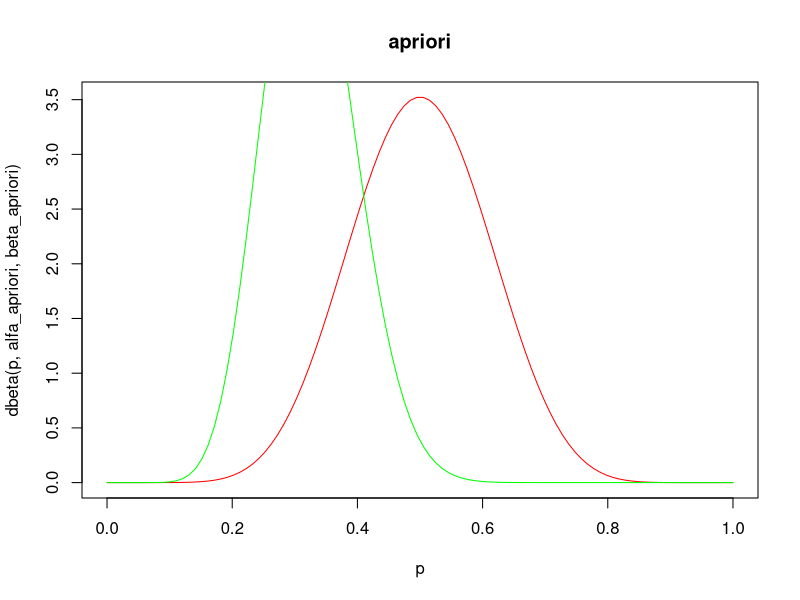
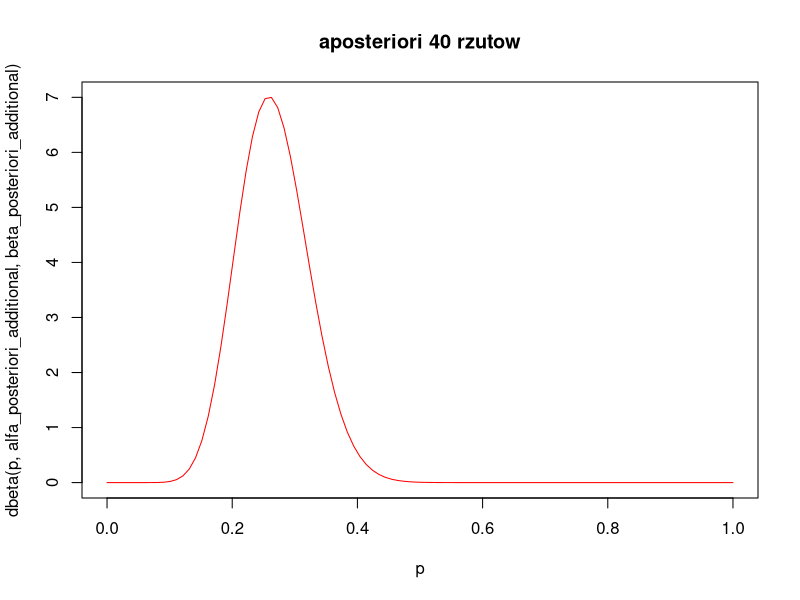

These charts were generated, in order, by the following R code:
alfa_apriori = 10
beta_apriori = 10

E_priori = alfa_apriori / (alfa_apriori + beta_apriori) # Wartosc oczekiwana dla rozkladu beta

p = seq(0,1, length=100)
plot(p, dbeta(p, alfa_apriori, beta_apriori), type ="l", col='red', main='apriori')


# 20 rzutów pinezki
n = 20
sim_throw = c(0,0,0,0,0,0,1,0,0,0,1,0,0,0,0,0,0,0,1,0)
sum(sim_throw)

alfa_posteriori = alfa_apriori + sum(sim_throw);
beta_posteriori = beta_apriori + n - sum(sim_throw)

# estymator:
E_posteriori = alfa_posteriori / (alfa_posteriori + beta_posteriori) 

lines(p, dbeta(p, alfa_posteriori, beta_posteriori), type ="l", col='green', main='aposteriori 20 rzutow')

# Dodatkowe 20 rzutów
n_additional = 20
additional_throws = c(0,0,0,1,0,0,0,0,0,0,0,1,0,0,0,0,0,0,1,0)

alfa_posteriori_additional = alfa_apriori + (sum(sim_throw) + sum(additional_throws));
beta_posteriori_additional = beta_apriori + (n + n_additional) - (sum(sim_throw) + sum(additional_throws))

# estymator:
E_posteriori_additional = alfa_posteriori_additional / (alfa_posteriori_additional + beta_posteriori_additional) 

plot(p, dbeta(p, alfa_posteriori_additional, beta_posteriori_additional), type ="l", col='red', main='aposteriori 40 rzutow')

var_beta = function(alfa, beta){
  return((alfa*beta)/((alfa + beta)^2 *(alfa + beta + 1)))
}

var_apriori = var_beta(alfa_apriori, beta_apriori)
var_aposteriori_20 = var_beta(alfa_posteriori, beta_posteriori)
var_aposteriori_40 = var_beta(alfa_posteriori_additional, beta_posteriori_additional)